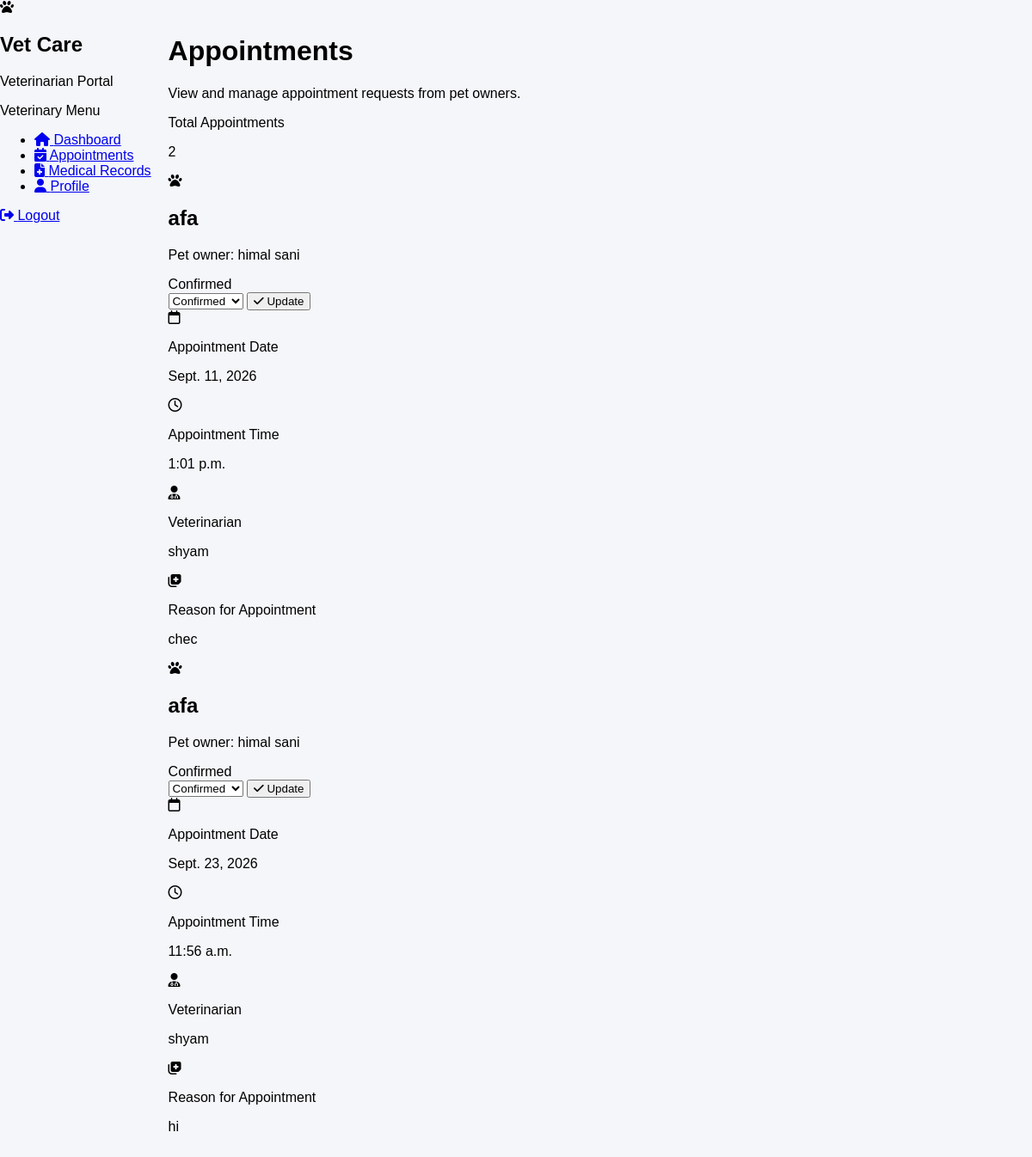
The app's page /appointments/vet/appointments/ (signed in) with its own data.
### appointment/models.py (models this page shows, shortened)
class Appointment(models.Model):
    STATUS_CHOICES = (
        ("PENDING", "Pending"),
        ("CONFIRMED", "Confirmed"),
        ("COMPLETED", "Completed"),
        ("CANCELLED", "Cancelled"),
    )
    animal = models.ForeignKey(
        Animal,  # Updated model reference
        on_delete=models.CASCADE,
        related_name="appointments"
    )
    veterinarian = models.ForeignKey(
        User,
        on_delete=models.SET_NULL,
        null=True,
        blank=True,
        related_name="vet_appointments",
        limit_choices_to={"role": User.VETERINARIAN}
    )
    appointment_date = models.DateField()
    appointment_time = models.TimeField()
    reason = models.TextField()
    status = models.CharField(
        max_length=20,
        choices=STATUS_CHOICES,
        default="PENDING"
    )
    notes = models.TextField(
        blank=True,
        null=True
    )
    created_at = models.DateTimeField(
        auto_now_add=True
    )
    updated_at = models.DateTimeField(
        auto_now=True
    )

### animal/models.py (models this page shows, shortened)
class Animal(models.Model):
    owner = models.ForeignKey(
        User,
        on_delete=models.CASCADE,
        related_name="animals",
        null=True,
        blank=True
    )
    name = models.CharField(max_length=100)
    species = models.CharField(max_length=100)
    breed = models.CharField(
        max_length=100,
        blank=True,
        null=True
    )
    age = models.PositiveIntegerField(
        blank=True,
        null=True
    )
    created_at = models.DateTimeField(
        auto_now_add=True
    )

### account/models.py (models this page shows, shortened)
class User(AbstractUser):
    ADMIN = "ADMIN"
    VETERINARIAN = "VETERINARIAN"
    PET_OWNER = "PET_OWNER"
    ROLE_CHOICES = [
        (ADMIN, "Admin"),
        (VETERINARIAN, "Veterinarian"),
        (PET_OWNER, "Pet Owner"),
    ]
    role = models.CharField(
        max_length=20,
        choices=ROLE_CHOICES,
        default=PET_OWNER
    )
    phone = models.CharField(
        max_length=15,
        blank=True,
        null=True
    )
    address = models.TextField(
        blank=True,
        null=True
    )
    created_at = models.DateTimeField(
        auto_now_add=True
    )
    updated_at = models.DateTimeField(
        auto_now=True
    )

### appointment/views.py (the view)
@login_required
def vet_appointment_list(request):
    if request.user.role != User.VETERINARIAN:
        messages.error(
            request,
            "You are not authorized to view appointments."
        )
        return redirect("dashboard")
    appointments = (
        Appointment.objects
        .filter(veterinarian=request.user)
        .select_related(
            "animal",
            "animal__owner",
            "veterinarian"
        )
        .order_by(
            "appointment_date",
            "appointment_time"
        )
    )
    context = {
        "appointments": appointments,
    }
    return render(
        request,
        "appointment/vet_appointments.html",
        context
    )

### appointment/templates/appointment/vet_appointments.html (shortened to what this page needs)
{% extends "base.html" %}
{% block content %}
<div class="min-h-screen bg-slate-50 py-6">
    <div class="max-w-7xl mx-auto px-4 sm:px-6 lg:px-8">
        <div class="mb-6">
            <div class="flex flex-col sm:flex-row
                        sm:items-center sm:justify-between gap-4">
                <div>
                    <h1 class="text-2xl sm:text-3xl font-bold text-slate-900">
                        Appointments
                    </h1>
                    <p class="mt-1 text-sm text-slate-500">
                        View and manage appointment requests from pet owners.
                    </p>
                </div>
                <div class="bg-white border border-slate-200
                            rounded-xl px-4 py-3 shadow-sm">
                    <p class="text-xs text-slate-500">
                        Total Appointments
                    </p>
                    <p class="text-2xl font-bold text-slate-900">
                        {{ appointments|length }}
                    </p>
                </div>
            </div>
        </div>
        {% if appointments %}
        <div class="space-y-4">
            {% for appointment in appointments %}
            <div class="bg-white rounded-2xl border border-slate-200
                        shadow-sm overflow-hidden">
                <div class="p-5">
                    <div class="flex flex-col lg:flex-row
                                lg:items-center lg:justify-between gap-4">
                        <div class="flex items-start gap-4">
                            <div class="w-12 h-12 rounded-xl
                                        bg-indigo-100 text-indigo-600
                                        flex items-center justify-center
                                        flex-shrink-0">
                                <i class="fa-solid fa-paw text-xl"></i>
                            </div>
                            <div>
                                <h2 class="text-lg font-bold text-slate-900">
                                    {{ appointment.animal.name }}
                                </h2>
                                <p class="text-sm text-slate-500">
                                    Pet owner:
                                    <span class="font-medium text-slate-700">
                                        {{ appointment.animal.owner.get_full_name|default:appointment.animal.owner.username }}
                                    </span>
                                </p>
                            </div>
                        </div>
                        <div class="flex flex-col sm:flex-row
                                    items-start sm:items-center gap-3">
                            {% if appointment.status == "PENDING" %}
                                <span class="inline-flex items-center gap-2
                                             px-3 py-1.5 rounded-full
                                             text-xs font-semibold
                                             bg-amber-100 text-amber-700">
                                    <span class="w-2 h-2 rounded-full
                                                 bg-amber-500"></span>
                                    Pending
                                </span>
                            {% elif appointment.status == "CONFIRMED" %}
                                <span class="inline-flex items-center gap-2
                                             px-3 py-1.5 rounded-full
                                             text-xs font-semibold
                                             bg-green-100 text-green-700">
                                    Confirmed
                                </span>
                            {% endif %}
                            <form
                                method="POST"
                                action="{% url 'vet-update-appointment-status' appointment.id %}"
                                class="flex items-center gap-2"
                            >
                                <select
                                    name="status"
                                    class="rounded-lg border border-slate-300
                                           bg-white px-3 py-2
                                           text-sm text-slate-700
                                           focus:outline-none
                                           focus:ring-2
                                           focus:ring-indigo-200
                                           focus:border-indigo-500"
                                >
                                    <option value="CONFIRMED"
                                        {% if appointment.status == "CONFIRMED" %}
                                            selected
                                        {% endif %}
                                    >
                                        Confirmed
                                    </option>
                                </select>
                                <button
                                    type="submit"
                                    class="inline-flex items-center gap-2
                                           rounded-lg
                                           bg-indigo-600
                                           px-3 py-2
                                           text-sm font-semibold
                                           text-white
                                           hover:bg-indigo-700
                                           active:bg-indigo-800
                                           transition"
                                >
                                    <i class="fa-solid fa-check"></i>
                                    Update
                                </button>
                            </form>
                        </div>
                    </div>
                    <div class="mt-5 grid grid-cols-1 md:grid-cols-3
                                gap-4">
                        <div class="rounded-xl bg-slate-50
                                    border border-slate-100 p-4">
                            <div class="flex items-center gap-3">
                                <div class="w-9 h-9 rounded-lg
                                            bg-blue-100 text-blue-600
                                            flex items-center justify-center">
                                    <i class="fa-regular fa-calendar"></i>
                                </div>
                                <div>
                                    <p class="text-xs text-slate-500">
                                        Appointment Date
                                    </p>
                                    <p class="text-sm font-semibold text-slate-800">
                                        {{ appointment.appointment_date }}
                                    </p>
                                </div>
                            </div>
                        </div>
                        <div class="rounded-xl bg-slate-50
                                    border border-slate-100 p-4">
                            <div class="flex items-center gap-3">
                                <div class="w-9 h-9 rounded-lg
                                            bg-purple-100 text-purple-600
                                            flex items-center justify-center">
                                    <i class="fa-regular fa-clock"></i>
                                </div>
                                <div>
                                    <p class="text-xs text-slate-500">
                                        Appointment Time
                                    </p>
                                    <p class="text-sm font-semibold text-slate-800">
                                        {{ appointment.appointment_time }}
                                    </p>
                                </div>
                            </div>
                        </div>
                        <div class="rounded-xl bg-slate-50
                                    border border-slate-100 p-4">
                            <div class="flex items-center gap-3">
                                <div class="w-9 h-9 rounded-lg
                                            bg-green-100 text-green-600
                                            flex items-center justify-center">
                                    <i class="fa-solid fa-user-doctor"></i>
                                </div>
                                <div>
                                    <p class="text-xs text-slate-500">
                                        Veterinarian
                                    </p>
                                    <p class="text-sm font-semibold text-slate-800">
                                        {% if appointment.veterinarian %}
                                            {{ appointment.veterinarian.get_full_name|default:appointment.veterinarian.username }}
                                        {% else %}
                                            Not Assigned
                                        {% endif %}
                                    </p>
                                </div>
                            </div>
                        </div>
                    </div>
                    <div class="mt-4">
                        <div class="rounded-xl border border-slate-200
                                    bg-white p-4">
                            <div class="flex items-start gap-3">
                                <div class="w-9 h-9 rounded-lg
                                            bg-rose-100 text-rose-600
                                            flex items-center justify-center
                                            flex-shrink-0">
                                    <i class="fa-solid fa-notes-medical"></i>
                                </div>
                                <div>
                                    <p class="text-xs font-medium text-slate-500">
                                        Reason for Appointment
                                    </p>
                                    <p class="mt-1 text-sm text-slate-700">
                                        {{ appointment.reason }}
                                    </p>
                                </div>
                            </div>
                        </div>
                    </div>
                </div>
            </div>
            {% endfor %}
        </div>
        {% endif %}
    </div>
</div>
{% endblock %}

### templates/base.html (style rules this page uses)
body { font-family: 'Poppins', sans-serif; display: flex; margin: 0; background-color: #f4f6f9; }

### records on screen
Appointment: animal.name "afa", animal.owner.get_full_name "himal sani", shows "Confirmed", status "Confirmed", appointment_date "Sept. 11, 2026", appointment_time "1:01 p.m.", veterinarian.get_full_name "shyam", reason "chec"
Appointment: animal.name "afa", animal.owner.get_full_name "himal sani", shows "Confirmed", status "Confirmed", appointment_date "Sept. 23, 2026", appointment_time "11:56 a.m.", veterinarian.get_full_name "shyam", reason "hi"

### other values on screen
{{ appointments|length }} "2"
